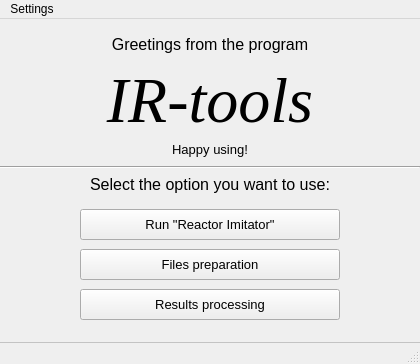
<?xml version="1.0" encoding="UTF-8"?>
<ui version="4.0">
 <class>InitialWindow</class>
 <widget class="QMainWindow" name="InitialWindow">
  <property name="geometry">
   <rect>
    <x>0</x>
    <y>0</y>
    <width>420</width>
    <height>364</height>
   </rect>
  </property>
  <property name="windowTitle">
   <string>IR-tools</string>
  </property>
  <widget class="QWidget" name="centralWidget">
   <widget class="QPushButton" name="IRButton">
    <property name="geometry">
     <rect>
      <x>80</x>
      <y>190</y>
      <width>260</width>
      <height>31</height>
     </rect>
    </property>
    <property name="font">
     <font>
      <pointsize>10</pointsize>
     </font>
    </property>
    <property name="text">
     <string>Run &quot;Reactor Imitator&quot;</string>
    </property>
   </widget>
   <widget class="QPushButton" name="ResultsPrcButton">
    <property name="geometry">
     <rect>
      <x>80</x>
      <y>270</y>
      <width>260</width>
      <height>31</height>
     </rect>
    </property>
    <property name="font">
     <font>
      <pointsize>10</pointsize>
     </font>
    </property>
    <property name="text">
     <string>Results processing</string>
    </property>
   </widget>
   <widget class="QPushButton" name="PrepFilesButton">
    <property name="geometry">
     <rect>
      <x>80</x>
      <y>230</y>
      <width>260</width>
      <height>31</height>
     </rect>
    </property>
    <property name="font">
     <font>
      <pointsize>10</pointsize>
     </font>
    </property>
    <property name="text">
     <string>Files preparation</string>
    </property>
   </widget>
   <widget class="QLabel" name="IRtoolsLabel">
    <property name="geometry">
     <rect>
      <x>60</x>
      <y>50</y>
      <width>300</width>
      <height>61</height>
     </rect>
    </property>
    <property name="font">
     <font>
      <family>Times New Roman</family>
      <pointsize>48</pointsize>
      <italic>true</italic>
     </font>
    </property>
    <property name="text">
     <string>IR-tools</string>
    </property>
    <property name="alignment">
     <set>Qt::AlignCenter</set>
    </property>
   </widget>
   <widget class="Line" name="HLine">
    <property name="geometry">
     <rect>
      <x>0</x>
      <y>140</y>
      <width>420</width>
      <height>16</height>
     </rect>
    </property>
    <property name="orientation">
     <enum>Qt::Horizontal</enum>
    </property>
   </widget>
   <widget class="QLabel" name="GreetingsLabel">
    <property name="geometry">
     <rect>
      <x>60</x>
      <y>10</y>
      <width>300</width>
      <height>31</height>
     </rect>
    </property>
    <property name="font">
     <font>
      <pointsize>12</pointsize>
     </font>
    </property>
    <property name="text">
     <string>Greetings from the program</string>
    </property>
    <property name="alignment">
     <set>Qt::AlignCenter</set>
    </property>
   </widget>
   <widget class="QLabel" name="ChooseOptionLabel">
    <property name="geometry">
     <rect>
      <x>20</x>
      <y>150</y>
      <width>380</width>
      <height>31</height>
     </rect>
    </property>
    <property name="font">
     <font>
      <pointsize>12</pointsize>
     </font>
    </property>
    <property name="text">
     <string>Select the option you want to use:</string>
    </property>
    <property name="alignment">
     <set>Qt::AlignCenter</set>
    </property>
   </widget>
   <widget class="QLabel" name="HappyUsingLabel">
    <property name="geometry">
     <rect>
      <x>60</x>
      <y>120</y>
      <width>300</width>
      <height>21</height>
     </rect>
    </property>
    <property name="font">
     <font>
      <pointsize>10</pointsize>
     </font>
    </property>
    <property name="text">
     <string>Happy using!</string>
    </property>
    <property name="alignment">
     <set>Qt::AlignCenter</set>
    </property>
   </widget>
  </widget>
  <widget class="QMenuBar" name="menuBar">
   <property name="geometry">
    <rect>
     <x>0</x>
     <y>0</y>
     <width>420</width>
     <height>21</height>
    </rect>
   </property>
   <widget class="QMenu" name="menu">
    <property name="title">
     <string>Settings</string>
    </property>
    <widget class="QMenu" name="Language">
     <property name="title">
      <string>Language</string>
     </property>
     <addaction name="English"/>
     <addaction name="Russian"/>
    </widget>
    <addaction name="openHangingWindow"/>
    <addaction name="openFuelLoad"/>
    <addaction name="Language"/>
    <addaction name="separator"/>
    <addaction name="Exit"/>
   </widget>
   <addaction name="menu"/>
  </widget>
  <widget class="QStatusBar" name="statusBar">
   <property name="styleSheet">
    <string notr="true">QStatusBar { 
					border-top-style: outset; 
					border-top-width: 1px; 
					border-top-color: #828282; 
					}</string>
   </property>
  </widget>
  <action name="English">
   <property name="checkable">
    <bool>true</bool>
   </property>
   <property name="text">
    <string>English</string>
   </property>
  </action>
  <action name="Russian">
   <property name="checkable">
    <bool>true</bool>
   </property>
   <property name="checked">
    <bool>true</bool>
   </property>
   <property name="text">
    <string>Russian</string>
   </property>
  </action>
  <action name="Exit">
   <property name="text">
    <string>Exit</string>
   </property>
  </action>
  <action name="openHangingWindow">
   <property name="text">
    <string>Roll up into panel</string>
   </property>
  </action>
  <action name="openFuelLoad">
   <property name="text">
    <string>Open fuel load</string>
   </property>
  </action>
 </widget>
 <layoutdefault spacing="6" margin="11"/>
 <resources/>
 <connections>
  <connection>
   <sender>Exit</sender>
   <signal>triggered()</signal>
   <receiver>InitialWindow</receiver>
   <slot>close()</slot>
   <hints>
    <hint type="sourcelabel">
     <x>-1</x>
     <y>-1</y>
    </hint>
    <hint type="destinationlabel">
     <x>209</x>
     <y>166</y>
    </hint>
   </hints>
  </connection>
 </connections>
</ui>
